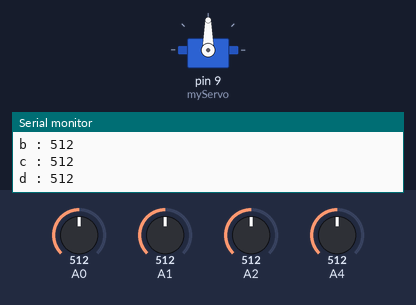
A sketch run on a simulated Arduino Uno, built with avr-gcc and run on an emulated ATmega328P. Parts: servo, the last lines printed to the serial monitor. The test bench sets the inputs (shaded band); at power-on: A2 = 512, A0 = 512, A1 = 512, A4 = 512.

Above: at 2.2 s.
2.3 s: A2 set to 118
3.8 s: A2 set to 99
At 4.7 s:
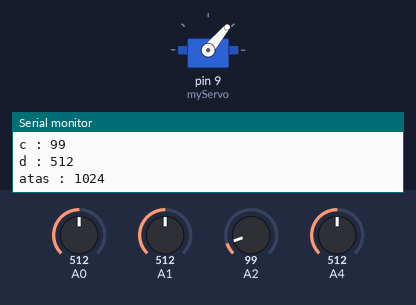
Timing chart, 0 to 6.8 s (numbered marks = the images above; inputs shaded):
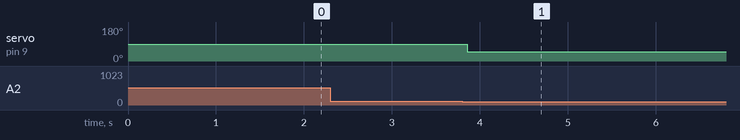

Measured:
- the behaviour switches between 112 and 111 on A2 (found by bisection; images 0 and 1)
- after the input at 3.8 s, servo on pin 9 (myServo): 90° → 50° after 0.06 s

The sketch:

projek.ino
```cpp
int a,b,c,d;
int atas,bawah;
int posisi;

#include <Servo.h>
Servo myServo;   //
void setup() { //fungsi setup servo
  myServo.attach(9);
 Serial.begin(9600);
 posisi = 90;
 myServo.write(posisi);
 delay(1000);
}

void loop() { //inisiasi photosensor
  a = analogRead(0);
  b = analogRead(1);
  c = analogRead(2);
  d = analogRead(4);
Serial.println(" "); //menampilkan serial monitor besar cahaya serap photosensor
  Serial.print("a : ");
  Serial.println(a);
 Serial.print("b : ");
  Serial.println(b);
  Serial.print("c : ");
  Serial.println(c);
  Serial.print("d : ");
  Serial.println(d);
int atas = a+b;
int bawah = c+d;
Serial.print("atas : "); // menampilkan serial monitor akumulasi serapan photosensor atas dan bawah
  Serial.println(atas);
  Serial.print("bawah : ");
  Serial.println(bawah);
if ((atas - bawah)> 400) {
  posisi =- 3;
  if (posisi < 50 ) { //sudut minimum servo
    posisi = 50;
    }
  myServo.write(posisi);

  }
 else if ((atas - bawah)> 400) {
  posisi += 3;
  if (posisi > 150 ) {
    posisi = 150;
    }
  myServo.write(posisi); //sudut maksimumm servo
  }
  delay(30);
}
```
